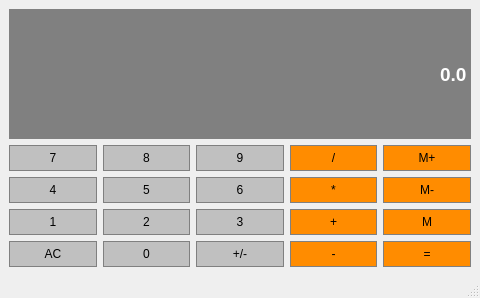
<?xml version="1.0" encoding="UTF-8"?>
<ui version="4.0">
 <class>MainWindow</class>
 <widget class="QMainWindow" name="MainWindow">
  <property name="geometry">
   <rect>
    <x>0</x>
    <y>0</y>
    <width>480</width>
    <height>298</height>
   </rect>
  </property>
  <property name="windowTitle">
   <string>MainWindow</string>
  </property>
  <widget class="QWidget" name="centralwidget">
   <layout class="QGridLayout" name="gridLayout">
    <item row="2" column="2">
     <widget class="QPushButton" name="Button9">
      <property name="sizePolicy">
       <sizepolicy hsizetype="Preferred" vsizetype="Preferred">
        <horstretch>0</horstretch>
        <verstretch>0</verstretch>
       </sizepolicy>
      </property>
      <property name="styleSheet">
       <string notr="true">QPushButton{
background-color: #C0C0C0;
border: 1px solid gray;
padding: 5px;
color: black;
}

QPushButton:pressed{
background-color: #A9A9A9;
border: 1px solid gray;
padding: 5px;
}</string>
      </property>
      <property name="text">
       <string>9</string>
      </property>
     </widget>
    </item>
    <item row="3" column="3">
     <widget class="QPushButton" name="Multiply">
      <property name="sizePolicy">
       <sizepolicy hsizetype="Preferred" vsizetype="Preferred">
        <horstretch>0</horstretch>
        <verstretch>0</verstretch>
       </sizepolicy>
      </property>
      <property name="styleSheet">
       <string notr="true">QPushButton{
background-color: #FF8C00;
border: 1px solid gray;
padding: 5px;
color: black;
}

QPushButton:pressed{
background-color: #A9A9A9;
border: 1px solid gray;
padding: 5px;
}</string>
      </property>
      <property name="text">
       <string>*</string>
      </property>
     </widget>
    </item>
    <item row="3" column="4">
     <widget class="QPushButton" name="MemClear">
      <property name="sizePolicy">
       <sizepolicy hsizetype="Preferred" vsizetype="Preferred">
        <horstretch>0</horstretch>
        <verstretch>0</verstretch>
       </sizepolicy>
      </property>
      <property name="styleSheet">
       <string notr="true">QPushButton{
background-color: #FF8C00;
border: 1px solid gray;
padding: 5px;
color: black;
}

QPushButton:pressed{
background-color: #A9A9A9;
border: 1px solid gray;
padding: 5px;
}</string>
      </property>
      <property name="text">
       <string>M-</string>
      </property>
     </widget>
    </item>
    <item row="5" column="4">
     <widget class="QPushButton" name="Equals">
      <property name="sizePolicy">
       <sizepolicy hsizetype="Preferred" vsizetype="Preferred">
        <horstretch>0</horstretch>
        <verstretch>0</verstretch>
       </sizepolicy>
      </property>
      <property name="styleSheet">
       <string notr="true">QPushButton{
background-color: #FF8C00;
border: 1px solid gray;
padding: 5px;
color: black;
}

QPushButton:pressed{
background-color: #A9A9A9;
border: 1px solid gray;
padding: 5px;
}</string>
      </property>
      <property name="text">
       <string>=</string>
      </property>
     </widget>
    </item>
    <item row="2" column="1">
     <widget class="QPushButton" name="Button8">
      <property name="sizePolicy">
       <sizepolicy hsizetype="Preferred" vsizetype="Preferred">
        <horstretch>0</horstretch>
        <verstretch>0</verstretch>
       </sizepolicy>
      </property>
      <property name="styleSheet">
       <string notr="true">QPushButton{
background-color: #C0C0C0;
border: 1px solid gray;
padding: 5px;
color: black;
}

QPushButton:pressed{
background-color: #A9A9A9;
border: 1px solid gray;
padding: 5px;
}</string>
      </property>
      <property name="text">
       <string>8</string>
      </property>
     </widget>
    </item>
    <item row="2" column="0">
     <widget class="QPushButton" name="Button7">
      <property name="sizePolicy">
       <sizepolicy hsizetype="Preferred" vsizetype="Preferred">
        <horstretch>0</horstretch>
        <verstretch>0</verstretch>
       </sizepolicy>
      </property>
      <property name="styleSheet">
       <string notr="true">QPushButton{
background-color: #C0C0C0;
border: 1px solid gray;
padding: 5px;
color: black;
}

QPushButton:pressed{
background-color: #A9A9A9;
border: 1px solid gray;
padding: 5px;
}</string>
      </property>
      <property name="text">
       <string>7</string>
      </property>
     </widget>
    </item>
    <item row="1" column="0" colspan="5">
     <widget class="QLineEdit" name="Display">
      <property name="sizePolicy">
       <sizepolicy hsizetype="Preferred" vsizetype="Expanding">
        <horstretch>0</horstretch>
        <verstretch>0</verstretch>
       </sizepolicy>
      </property>
      <property name="font">
       <font>
        <family>Arial</family>
        <pointsize>14</pointsize>
        <bold>true</bold>
       </font>
      </property>
      <property name="styleSheet">
       <string notr="true">QLineEdit{
background-color: gray;
border: 1px solid gray;
color: #ffffff;
}</string>
      </property>
      <property name="text">
       <string>0.0</string>
      </property>
      <property name="alignment">
       <set>Qt::AlignmentFlag::AlignRight|Qt::AlignmentFlag::AlignTrailing|Qt::AlignmentFlag::AlignVCenter</set>
      </property>
     </widget>
    </item>
    <item row="2" column="4">
     <widget class="QPushButton" name="MemAdd">
      <property name="sizePolicy">
       <sizepolicy hsizetype="Preferred" vsizetype="Preferred">
        <horstretch>0</horstretch>
        <verstretch>0</verstretch>
       </sizepolicy>
      </property>
      <property name="styleSheet">
       <string notr="true">QPushButton{
background-color: #FF8C00;
border: 1px solid gray;
padding: 5px;
color: black;
}

QPushButton:pressed{
background-color: #A9A9A9;
border: 1px solid gray;
padding: 5px;
}</string>
      </property>
      <property name="text">
       <string>M+</string>
      </property>
     </widget>
    </item>
    <item row="4" column="1">
     <widget class="QPushButton" name="Button2">
      <property name="sizePolicy">
       <sizepolicy hsizetype="Preferred" vsizetype="Preferred">
        <horstretch>0</horstretch>
        <verstretch>0</verstretch>
       </sizepolicy>
      </property>
      <property name="styleSheet">
       <string notr="true">QPushButton{
background-color: #C0C0C0;
border: 1px solid gray;
padding: 5px;
color: black;
}

QPushButton:pressed{
background-color: #A9A9A9;
border: 1px solid gray;
padding: 5px;
}</string>
      </property>
      <property name="text">
       <string>2</string>
      </property>
     </widget>
    </item>
    <item row="5" column="1">
     <widget class="QPushButton" name="Button0">
      <property name="sizePolicy">
       <sizepolicy hsizetype="Preferred" vsizetype="Preferred">
        <horstretch>0</horstretch>
        <verstretch>0</verstretch>
       </sizepolicy>
      </property>
      <property name="styleSheet">
       <string notr="true">QPushButton{
background-color: #C0C0C0;
border: 1px solid gray;
padding: 5px;
color: black;
}

QPushButton:pressed{
background-color: #A9A9A9;
border: 1px solid gray;
padding: 5px;
}</string>
      </property>
      <property name="text">
       <string>0</string>
      </property>
     </widget>
    </item>
    <item row="2" column="3">
     <widget class="QPushButton" name="Divide">
      <property name="sizePolicy">
       <sizepolicy hsizetype="Preferred" vsizetype="Preferred">
        <horstretch>0</horstretch>
        <verstretch>0</verstretch>
       </sizepolicy>
      </property>
      <property name="styleSheet">
       <string notr="true">QPushButton{
background-color: #FF8C00;
border: 1px solid gray;
padding: 5px;
color: black;
}

QPushButton:pressed{
background-color: #A9A9A9;
border: 1px solid gray;
padding: 5px;
}</string>
      </property>
      <property name="text">
       <string>/</string>
      </property>
     </widget>
    </item>
    <item row="4" column="3">
     <widget class="QPushButton" name="Add">
      <property name="sizePolicy">
       <sizepolicy hsizetype="Preferred" vsizetype="Preferred">
        <horstretch>0</horstretch>
        <verstretch>0</verstretch>
       </sizepolicy>
      </property>
      <property name="styleSheet">
       <string notr="true">QPushButton{
background-color: #FF8C00;
border: 1px solid gray;
padding: 5px;
color: black;
}

QPushButton:pressed{
background-color: #A9A9A9;
border: 1px solid gray;
padding: 5px;
}</string>
      </property>
      <property name="text">
       <string>+</string>
      </property>
     </widget>
    </item>
    <item row="3" column="2">
     <widget class="QPushButton" name="Button6">
      <property name="sizePolicy">
       <sizepolicy hsizetype="Preferred" vsizetype="Preferred">
        <horstretch>0</horstretch>
        <verstretch>0</verstretch>
       </sizepolicy>
      </property>
      <property name="styleSheet">
       <string notr="true">QPushButton{
background-color: #C0C0C0;
border: 1px solid gray;
padding: 5px;
color: black;
}

QPushButton:pressed{
background-color: #A9A9A9;
border: 1px solid gray;
padding: 5px;
}</string>
      </property>
      <property name="text">
       <string>6</string>
      </property>
     </widget>
    </item>
    <item row="3" column="0">
     <widget class="QPushButton" name="Button4">
      <property name="sizePolicy">
       <sizepolicy hsizetype="Preferred" vsizetype="Preferred">
        <horstretch>0</horstretch>
        <verstretch>0</verstretch>
       </sizepolicy>
      </property>
      <property name="styleSheet">
       <string notr="true">QPushButton{
background-color: #C0C0C0;
border: 1px solid gray;
padding: 5px;
color: black;
}

QPushButton:pressed{
background-color: #A9A9A9;
border: 1px solid gray;
padding: 5px;
}</string>
      </property>
      <property name="text">
       <string>4</string>
      </property>
     </widget>
    </item>
    <item row="4" column="0">
     <widget class="QPushButton" name="Button1">
      <property name="sizePolicy">
       <sizepolicy hsizetype="Preferred" vsizetype="Preferred">
        <horstretch>0</horstretch>
        <verstretch>0</verstretch>
       </sizepolicy>
      </property>
      <property name="styleSheet">
       <string notr="true">QPushButton{
background-color: #C0C0C0;
border: 1px solid gray;
padding: 5px;
color: black;
}

QPushButton:pressed{
background-color: #A9A9A9;
border: 1px solid gray;
padding: 5px;
}</string>
      </property>
      <property name="text">
       <string>1</string>
      </property>
     </widget>
    </item>
    <item row="3" column="1">
     <widget class="QPushButton" name="Button5">
      <property name="sizePolicy">
       <sizepolicy hsizetype="Preferred" vsizetype="Preferred">
        <horstretch>0</horstretch>
        <verstretch>0</verstretch>
       </sizepolicy>
      </property>
      <property name="styleSheet">
       <string notr="true">QPushButton{
background-color: #C0C0C0;
border: 1px solid gray;
padding: 5px;
color: black;
}

QPushButton:pressed{
background-color: #A9A9A9;
border: 1px solid gray;
padding: 5px;
}</string>
      </property>
      <property name="text">
       <string>5</string>
      </property>
     </widget>
    </item>
    <item row="4" column="4">
     <widget class="QPushButton" name="MemGet">
      <property name="sizePolicy">
       <sizepolicy hsizetype="Preferred" vsizetype="Preferred">
        <horstretch>0</horstretch>
        <verstretch>0</verstretch>
       </sizepolicy>
      </property>
      <property name="styleSheet">
       <string notr="true">QPushButton{
background-color: #FF8C00;
border: 1px solid gray;
padding: 5px;
color: black;
}

QPushButton:pressed{
background-color: #A9A9A9;
border: 1px solid gray;
padding: 5px;
}</string>
      </property>
      <property name="text">
       <string>M</string>
      </property>
     </widget>
    </item>
    <item row="5" column="2">
     <widget class="QPushButton" name="ChangeSign">
      <property name="sizePolicy">
       <sizepolicy hsizetype="Preferred" vsizetype="Preferred">
        <horstretch>0</horstretch>
        <verstretch>0</verstretch>
       </sizepolicy>
      </property>
      <property name="styleSheet">
       <string notr="true">QPushButton{
background-color: #C0C0C0;
border: 1px solid gray;
padding: 5px;
color: black;
}

QPushButton:pressed{
background-color: #A9A9A9;
border: 1px solid gray;
padding: 5px;
}</string>
      </property>
      <property name="text">
       <string>+/-</string>
      </property>
     </widget>
    </item>
    <item row="5" column="3">
     <widget class="QPushButton" name="Subtract">
      <property name="sizePolicy">
       <sizepolicy hsizetype="Preferred" vsizetype="Preferred">
        <horstretch>0</horstretch>
        <verstretch>0</verstretch>
       </sizepolicy>
      </property>
      <property name="styleSheet">
       <string notr="true">QPushButton{
background-color: #FF8C00;
border: 1px solid gray;
padding: 5px;
color: black;
}

QPushButton:pressed{
background-color: #A9A9A9;
border: 1px solid gray;
padding: 5px;
}</string>
      </property>
      <property name="text">
       <string>-</string>
      </property>
     </widget>
    </item>
    <item row="4" column="2">
     <widget class="QPushButton" name="Button3">
      <property name="sizePolicy">
       <sizepolicy hsizetype="Preferred" vsizetype="Preferred">
        <horstretch>0</horstretch>
        <verstretch>0</verstretch>
       </sizepolicy>
      </property>
      <property name="styleSheet">
       <string notr="true">QPushButton{
background-color: #C0C0C0;
border: 1px solid gray;
padding: 5px;
color: black;
}

QPushButton:pressed{
background-color: #A9A9A9;
border: 1px solid gray;
padding: 5px;
}</string>
      </property>
      <property name="text">
       <string>3</string>
      </property>
     </widget>
    </item>
    <item row="5" column="0">
     <widget class="QPushButton" name="Clear">
      <property name="sizePolicy">
       <sizepolicy hsizetype="Preferred" vsizetype="Preferred">
        <horstretch>0</horstretch>
        <verstretch>0</verstretch>
       </sizepolicy>
      </property>
      <property name="styleSheet">
       <string notr="true">QPushButton{
background-color: #C0C0C0;
border: 1px solid gray;
padding: 5px;
color: black;
}

QPushButton:pressed{
background-color: #A9A9A9;
border: 1px solid gray;
padding: 5px;
}</string>
      </property>
      <property name="text">
       <string>AC</string>
      </property>
     </widget>
    </item>
   </layout>
  </widget>
  <widget class="QStatusBar" name="statusbar"/>
  <widget class="QMenuBar" name="menubar">
   <property name="geometry">
    <rect>
     <x>0</x>
     <y>0</y>
     <width>480</width>
     <height>25</height>
    </rect>
   </property>
  </widget>
 </widget>
 <resources/>
 <connections/>
</ui>
